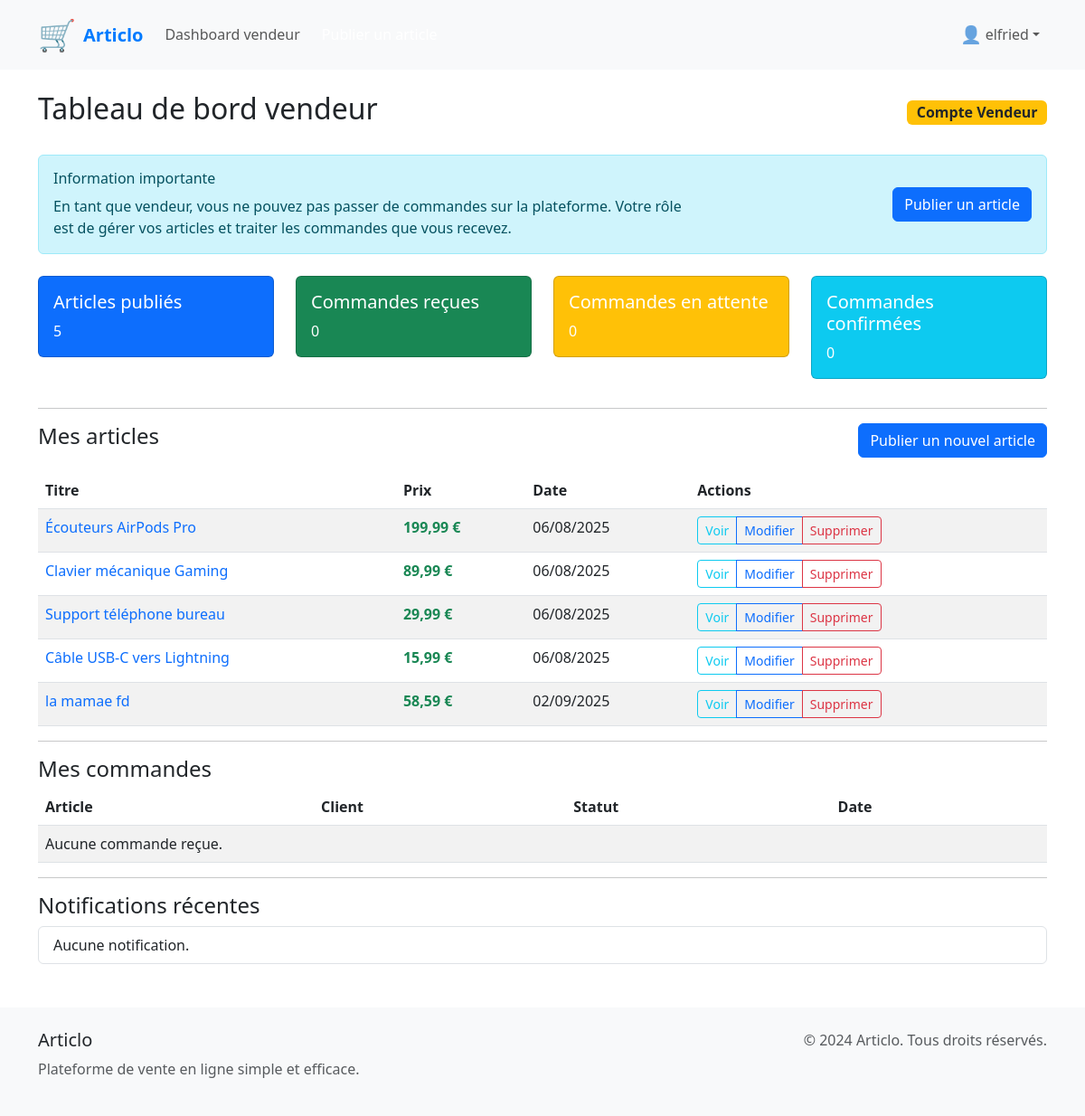
Screenshot of /dashboard/ (signed in) with the database file from the repository.
### users/models.py (models this page shows, shortened)
class User(AbstractUser):
    ROLE_CHOICES = (
        ('admin', 'Administrateur'),
        ('seller', 'Vendeur'),
        ('client', 'Client'),
    )
    role = models.CharField(max_length=10, choices=ROLE_CHOICES, default='client')
    whatsapp_number = models.CharField(max_length=20, blank=True, null=True, help_text="Numéro WhatsApp pour les vendeurs")
    groups = models.ManyToManyField(
        'auth.Group',
        verbose_name='groups',
        blank=True,
        help_text='The groups this user belongs to.',
        related_name='custom_user_set',
        related_query_name='custom_user',
    )
    user_permissions = models.ManyToManyField(
        'auth.Permission',
        verbose_name='user permissions',
        blank=True,
        help_text='Specific permissions for this user.',
        related_name='custom_user_set',
        related_query_name='custom_user',
    )

### articles/models.py (models this page shows, shortened)
class Article(models.Model):
    title = models.CharField(max_length=255)
    description = models.TextField()
    price = models.DecimalField(max_digits=10, decimal_places=2)
    images = models.ImageField(upload_to='articles/', blank=True, null=True)
    seller = models.ForeignKey(User, on_delete=models.CASCADE, related_name='articles')
    created_at = models.DateTimeField(auto_now_add=True)

### dashboard/views.py (the view)
# urls.py: path('dashboard/', seller_dashboard, name='seller_dashboard'),
@login_required
def seller_dashboard(request):
    user = request.user
    if user.role != 'seller':
        return render(request, 'dashboard/not_authorized.html')
    articles = Article.objects.filter(seller=user)
    orders = Order.objects.filter(seller=user)
    notifications = Notification.objects.filter(recipient=user).order_by('-created_at')[:10]
    stats = {
        'articles_count': articles.count(),
        'orders_count': orders.count(),
        'orders_pending': orders.filter(status='pending').count(),
        'orders_confirmed': orders.filter(status='confirmed').count(),
    }
    context = {
        'articles': articles,
        'orders': orders,
        'notifications': notifications,
        'stats': stats,
    }
    return render(request, 'dashboard/seller_dashboard.html', context)

### dashboard/templates/dashboard/seller_dashboard.html (shortened to what this page needs)
{% extends 'base.html' %}
{% block content %}
<div class="container mt-4">
    <div class="d-flex justify-content-between align-items-center mb-4">
        <h2> Tableau de bord vendeur</h2>
        <span class="badge bg-warning text-dark fs-6">
             Compte Vendeur
        </span>
    </div>
    <div class="alert alert-info mb-4">
        <div class="row align-items-center">
            <div class="col-md-8">
                <h6 class="alert-heading mb-2">
                     Information importante
                </h6>
                <p class="mb-0">
                    En tant que vendeur, vous ne pouvez pas passer de commandes sur la plateforme.
                    Votre rôle est de gérer vos articles et traiter les commandes que vous recevez.
                </p>
            </div>
            <div class="col-md-4 text-end">
                <a href="{% url 'articles:create' %}" class="btn btn-primary">
                     Publier un article
                </a>
            </div>
        </div>
    </div>
    <div class="row">
        <div class="col-md-3">
            <div class="card text-white bg-primary mb-3">
                <div class="card-body">
                    <h5 class="card-title">Articles publiés</h5>
                    <p class="card-text">{{ stats.articles_count }}</p>
                </div>
            </div>
        </div>
        <div class="col-md-3">
            <div class="card text-white bg-success mb-3">
                <div class="card-body">
                    <h5 class="card-title">Commandes reçues</h5>
                    <p class="card-text">{{ stats.orders_count }}</p>
                </div>
            </div>
        </div>
        <div class="col-md-3">
            <div class="card text-white bg-warning mb-3">
                <div class="card-body">
                    <h5 class="card-title">Commandes en attente</h5>
                    <p class="card-text">{{ stats.orders_pending }}</p>
                </div>
            </div>
        </div>
        <div class="col-md-3">
            <div class="card text-white bg-info mb-3">
                <div class="card-body">
                    <h5 class="card-title">Commandes confirmées</h5>
                    <p class="card-text">{{ stats.orders_confirmed }}</p>
                </div>
            </div>
        </div>
    </div>
    <hr>
    <div class="d-flex justify-content-between align-items-center mb-3">
        <h4>Mes articles</h4>
        <a href="{% url 'articles:create' %}" class="btn btn-primary">
            Publier un nouvel article
        </a>
    </div>
    <table class="table table-striped">
        <thead>
            <tr>
                <th>Titre</th>
                <th>Prix</th>
                <th>Date</th>
                <th>Actions</th>
            </tr>
        </thead>
        <tbody>
            {% for article in articles %}
            <tr>
                <td>
                    <a href="{% url 'articles:detail' article.id %}" class="text-decoration-none">
                        {{ article.title }}
                    </a>
                </td>
                <td><span class="text-success fw-bold">{{ article.price }} €</span></td>
                <td>{{ article.created_at|date:'d/m/Y' }}</td>
                <td>
                    <div class="btn-group" role="group">
                        <a href="{% url 'articles:detail' article.id %}" class="btn btn-sm btn-outline-info" title="Voir">
                             Voir
                        </a>
                        <a href="{% url 'articles:edit' article.id %}" class="btn btn-sm btn-outline-primary" title="Modifier">
                             Modifier
                        </a>
                        <a href="{% url 'articles:delete' article.id %}" class="btn btn-sm btn-outline-danger" title="Supprimer">
                             Supprimer
                        </a>
                    </div>
                </td>
            </tr>
            {% endfor %}
        </tbody>
    </table>
    <hr>
    <h4>Mes commandes</h4>
    <table class="table table-striped">
        <thead>
            <tr>
                <th>Article</th>
                <th>Client</th>
                <th>Statut</th>
                <th>Date</th>
            </tr>
        </thead>
        <tbody>
            {% for order in orders %}
            <tr>
                <td>{{ order.article.title }}</td>
                <td>{{ order.client_name }}</td>
                <td>{{ order.get_status_display }}</td>
                <td>{{ order.created_at|date:'d/m/Y H:i' }}</td>
                <td>
                    <a href="{% url 'orders:detail' order.id %}" class="btn btn-sm btn-outline-info">Voir</a>
                </td>
            </tr>
            {% empty %}
            <tr><td colspan="4">Aucune commande reçue.</td></tr>
            {% endfor %}
        </tbody>
    </table>
    <hr>
    <h4>Notifications récentes</h4>
    <ul class="list-group">
        {% for notif in notifications %}
        <li class="list-group-item {% if not notif.is_read %}list-group-item-warning{% endif %}">
            <strong>{{ notif.title }}</strong> - {{ notif.message }} <span class="text-muted">({{ notif.created_at|date:'d/m/Y H:i' }})</span>
        </li>
        {% empty %}
        <li class="list-group-item">Aucune notification.</li>
        {% endfor %}
    </ul>
</div>
{% endblock %}

### templates/base.html (shortened to what this page needs)
<!DOCTYPE html>
<html lang="fr">
<head>
    <link href="https://cdn.jsdelivr.net/npm/bootstrap@5.3.0/dist/css/bootstrap.min.css" rel="stylesheet">
</head>
<body>
    <nav class="navbar navbar-expand-lg navbar-light bg-light">
        <div class="container">
            <a class="navbar-brand d-flex align-items-center" href="{% url 'home' %}">
                <span style="font-size:1.7em;">🛒</span>
                <span class="ms-2" style="font-weight:bold; color:#007bff;">Articlo</span>
            </a>
            <div class="collapse navbar-collapse" id="navbarNav">
                <ul class="navbar-nav me-auto">
                    {% if user.is_authenticated and user.role == 'seller' %}
                        <li class="nav-item">
                            <a class="nav-link" href="{% url 'seller_dashboard' %}"> Dashboard vendeur</a>
                        </li>
                        <li class="nav-item">
                            <a class="nav-link btn btn-success text-white ms-2" href="{% url 'articles:create' %}"> Publier un article</a>
                        </li>
                    {% endif %}
                </ul>
                <ul class="navbar-nav">
                    {% if user.is_authenticated %}
                        <li class="nav-item dropdown">
                            <a class="nav-link dropdown-toggle d-flex align-items-center" href="#" id="navbarDropdown" role="button" data-bs-toggle="dropdown">
                                <span style="font-size:1.2em;">👤</span>
                                <span class="ms-1">{{ user.first_name|default:user.username }}</span>
                            </a>
                        </li>
                    {% endif %}
                </ul>
            </div>
        </div>
    </nav>
    <main>
        {% block content %}
        {% endblock %}
    </main>
    <footer class="py-4 mt-5">
        <div class="container">
            <div class="row">
                <div class="col-md-6">
                    <h5>Articlo</h5>
                    <p class="text-muted">Plateforme de vente en ligne simple et efficace.</p>
                </div>
                <div class="col-md-6 text-md-end">
                    <p class="text-muted">&copy; 2024 Articlo. Tous droits réservés.</p>
                </div>
            </div>
        </div>
    </footer>
</body>
</html>

### templates/base.html (style rules this page uses)
.navbar-brand { font-weight: bold; color: #007bff !important; }
footer { background-color: #f8f9fa; margin-top: 50px; }

### rows the page displays
User: first_name "elfried"
Article: title "Écouteurs AirPods Pro", price "199,99", created_at "06/08/2025"
Article: title "Clavier mécanique Gaming", price "89,99", created_at "06/08/2025"
Article: title "Support téléphone bureau", price "29,99", created_at "06/08/2025"
Article: title "Câble USB-C vers Lightning", price "15,99", created_at "06/08/2025"
Article: title "la mamae fd", price "58,59", created_at "02/09/2025"

### other values shown
{{ stats.articles_count }} "5"
{{ stats.orders_count }} "0"
{{ stats.orders_pending }} "0"
{{ stats.orders_confirmed }} "0"
